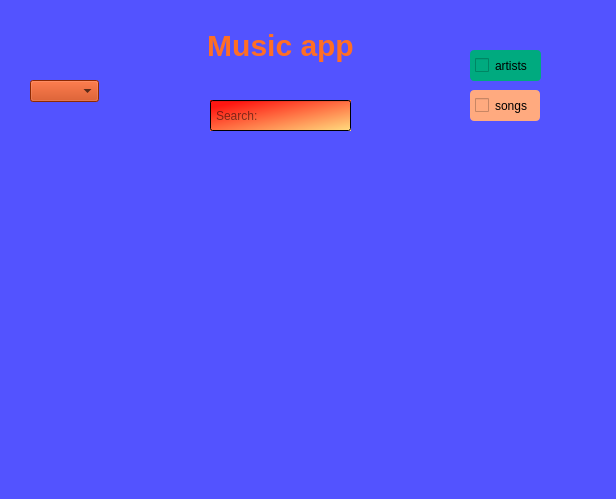
<?xml version="1.0" encoding="UTF-8"?>
<ui version="4.0">
 <class>MainWindow</class>
 <widget class="QMainWindow" name="MainWindow">
  <property name="geometry">
   <rect>
    <x>0</x>
    <y>0</y>
    <width>616</width>
    <height>499</height>
   </rect>
  </property>
  <property name="sizeIncrement">
   <size>
    <width>5</width>
    <height>4</height>
   </size>
  </property>
  <property name="font">
   <font>
    <family>Yu Gothic UI Semibold</family>
    <pointsize>14</pointsize>
    <weight>75</weight>
    <bold>true</bold>
   </font>
  </property>
  <property name="cursor">
   <cursorShape>ArrowCursor</cursorShape>
  </property>
  <property name="mouseTracking">
   <bool>false</bool>
  </property>
  <property name="windowTitle">
   <string>Music app</string>
  </property>
  <property name="styleSheet">
   <string notr="true">background-color: rgb(83, 83, 255);
</string>
  </property>
  <widget class="QWidget" name="centralwidget">
   <widget class="QLineEdit" name="search_line">
    <property name="geometry">
     <rect>
      <x>210</x>
      <y>100</y>
      <width>141</width>
      <height>31</height>
     </rect>
    </property>
    <property name="styleSheet">
     <string notr="true">background-color: qlineargradient(spread:pad, x1:0.102, y1:0.153, x2:0.915, y2:0.988409, stop:0 rgba(255, 23, 18, 255), stop:1 rgba(255, 212, 122, 255));
padding: 3px;
</string>
    </property>
    <property name="text">
     <string/>
    </property>
    <property name="maxLength">
     <number>23234</number>
    </property>
    <property name="placeholderText">
     <string>Search: </string>
    </property>
   </widget>
   <widget class="QLabel" name="label">
    <property name="geometry">
     <rect>
      <x>160</x>
      <y>10</y>
      <width>241</width>
      <height>71</height>
     </rect>
    </property>
    <property name="font">
     <font>
      <pointsize>-1</pointsize>
      <weight>75</weight>
      <bold>true</bold>
     </font>
    </property>
    <property name="styleSheet">
     <string notr="true">color: rgb(255, 110, 37);
font-weight: 600;
font-size: 30px;
</string>
    </property>
    <property name="text">
     <string>Music app</string>
    </property>
    <property name="alignment">
     <set>Qt::AlignCenter</set>
    </property>
    <property name="wordWrap">
     <bool>false</bool>
    </property>
   </widget>
   <widget class="QComboBox" name="comboBox">
    <property name="geometry">
     <rect>
      <x>30</x>
      <y>80</y>
      <width>69</width>
      <height>22</height>
     </rect>
    </property>
    <property name="styleSheet">
     <string notr="true">background-color: rgb(200, 58, 2);</string>
    </property>
   </widget>
   <widget class="QCheckBox" name="checkBox">
    <property name="geometry">
     <rect>
      <x>470</x>
      <y>50</y>
      <width>71</width>
      <height>31</height>
     </rect>
    </property>
    <property name="styleSheet">
     <string notr="true">background-color: rgb(0, 170, 127);
padding: 5px;
border-radius: 4px;</string>
    </property>
    <property name="text">
     <string>artists</string>
    </property>
   </widget>
   <widget class="QCheckBox" name="checkBox_2">
    <property name="geometry">
     <rect>
      <x>470</x>
      <y>90</y>
      <width>70</width>
      <height>31</height>
     </rect>
    </property>
    <property name="styleSheet">
     <string notr="true">background-color: rgb(255, 170, 127);
padding: 5px;
border-radius: 4px;
width: fit-content;</string>
    </property>
    <property name="text">
     <string>songs</string>
    </property>
   </widget>
  </widget>
  <widget class="QMenuBar" name="menubar">
   <property name="geometry">
    <rect>
     <x>0</x>
     <y>0</y>
     <width>616</width>
     <height>21</height>
    </rect>
   </property>
  </widget>
  <widget class="QStatusBar" name="statusbar"/>
 </widget>
 <resources/>
 <connections/>
</ui>
